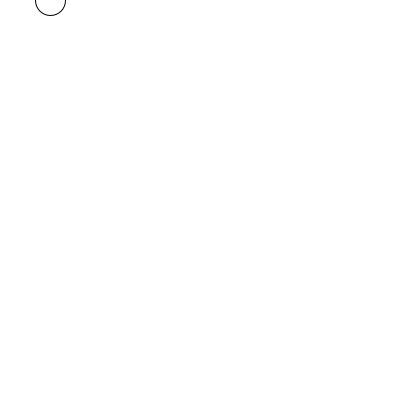
Frame 1 (no input)
Frame 60 (the mouse pressed at the canvas centre just before this capture): identical to frame 1, image omitted
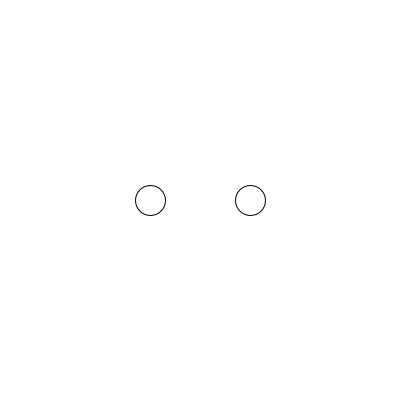
Frame 120 (the mouse held since frame 60 and released just before this capture)

The Processing sketch that drew these frames (run headless with seeded random() and noise(); from frame 60 on, the mouse is pressed at the canvas centre):

// Processing sketch: wingman
// ── wingman.pde
void setup()
{
  size(400, 400);
  background(255);
}

void draw()
{
  background(255);
  ellipse(mouseX - 50, mouseY, 30, 30);
  ellipse(mouseX + 50, mouseY, 30, 30);
}
